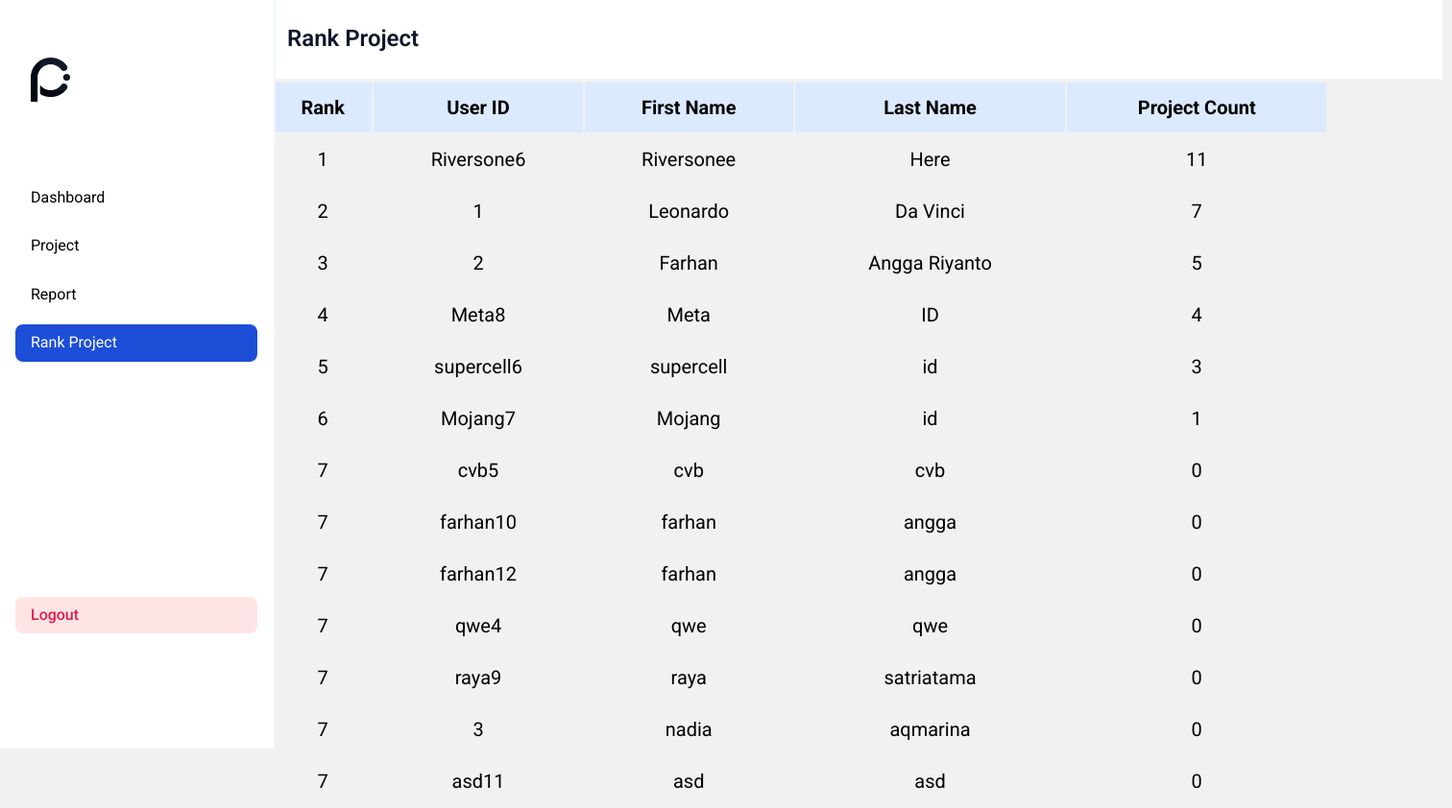
The page /admin/rank_project.php (signed in) on the database its author committed.
### tables this page shows
CREATE TABLE `user` (
  `userId` varchar(255) NOT NULL,
  `firstName` varchar(255) NOT NULL,
  `lastName` varchar(255) NOT NULL,
  `email` varchar(255) NOT NULL,
  `password` varchar(255) NOT NULL,
  `profilePicture` varchar(255) DEFAULT NULL,
  `personalWeb` varchar(255) DEFAULT NULL,
  `instagram` varchar(255) DEFAULT NULL,
  `linkedin` varchar(255) DEFAULT NULL,
  `github` varchar(255) DEFAULT NULL,
  `medium` varchar(255) DEFAULT NULL,
  `x` varchar(255) DEFAULT NULL,
  `about_me` text DEFAULT NULL
);

### admin/rank_project.php (the view, shortened to what this page needs)
<?php
include '../php/connection.php';
$sql = "
SELECT
    u.userId,
    u.firstName,
    u.lastName,
    COUNT(p.projectId) AS projectCount,
    RANK() OVER (ORDER BY COUNT(p.projectId) DESC) AS rank
FROM
    user u
LEFT JOIN
    project p ON u.userId = p.userId
GROUP BY
    u.userId, u.firstName, u.lastName
ORDER BY
    projectCount DESC";
$result = $conn->query($sql);
?>
<!DOCTYPE html>
<html lang="en">
<head>
    <link rel="stylesheet" href="../style/admin-home.css">
    <link rel="stylesheet" href="../style/global.css">
    <link rel="stylesheet" href="../style/style-detail-project.css">
</head>
<body>
<div class="content">
    <div class="side-bar">
        <div class="content-side-bar-head">
            <div class="img-casepose"></div>
        </div>
        <div class="side-bar-navigation">
            <a href="home.php">
                <div class="list-navigation ">
                    Dashboard
                </div>
            </a>
            <a href="project.php">
                <div class="list-navigation ">
                    Project
                </div>
            </a>
            <a href="report.php">
                <div class="list-navigation">
                    Report
                </div>
            </a>
            <a href="rank_project.php">
                <div class="list-navigation active">
                    Rank Project
                </div>
            </a>
        </div>
        <a href="../php/admin/log-out-admin.php">
            <div class="list-logout">
                <label for="">Logout</label>
            </div>
        </a>
    </div>
    <div class="main-content">
        <div class="main-content-head">
            <label for="">Rank Project</label>
        </div>
        <table>
            <thead>
                <tr>
                    <th>Rank</th>
                    <th>User ID</th>
                    <th>First Name</th>
                    <th>Last Name</th>
                    <th>Project Count</th>
                </tr>
            </thead>
            <tbody>
                <?php
                if ($result->num_rows > 0) {
                    while($row = $result->fetch_assoc()) {
                        echo "<tr>";
                        echo "<td>" . $row["rank"] . "</td>";
                        echo "<td>" . $row["userId"] . "</td>";
                        echo "<td>" . $row["firstName"] . "</td>";
                        echo "<td>" . $row["lastName"] . "</td>";
                        echo "<td>" . $row["projectCount"] . "</td>";
                        echo "</tr>";
                    }
                } else {
                    echo "<tr><td colspan='5'>No results found</td></tr>";
                }
                ?>
            </tbody>
        </table>
    </div>
</div>
</body>
</html>

### style/admin-home.css (style rules this page uses)
* { list-style: none; text-decoration: none; font-family: roboto; }
body { margin: 0 ; }
.side-bar { display: flex; height: 600px; width: 253px; padding: 60px 16px 120px 16px; flex-direction: column; align-items: flex-start; gap: 81px; flex-shrink: 0; position: fixed; border-right: 2px solid var(--tailwind-css-332-slate-100, #F1F5F9); background: var(--tailwind-css-332-white, #FFF); }
.content-side-bar-head { display: flex; padding: 0px 16px; align-items: flex-start; gap: 10px; align-self: stretch; }
.img-casepose { display: flex; width: 40px; background-size: cover; height: 46px; padding-right: 1px; flex-direction: column; justify-content: center; align-items: center; background-image: url(../asset/logo/logo_2.png); }
.side-bar-navigation { display: flex; flex-direction: column; align-items: flex-start; gap: 12px; flex: 1 0 0; align-self: stretch; }
.list-navigation { color: black; width: 220px; display: flex; padding: 8px 16px; align-items: center; gap: 16px; align-self: stretch; border-radius: 8px; background: var(--tailwind-css-332-white, #FFF); text-align: justify; font-family: Roboto; font-size: 16px; font-style: normal; font-weight: 400; line-height: 140% }
.active { background-color: #1D4ED8; color: white; }
.content { display: flex; width: 100%; background-color: rgb(241, 241, 241); }
.main-content { margin-left: 283px; min-height: 800px; }
.main-content-head { width: 1187px; padding: 24px 16px; align-items: center; gap: 16px; border-bottom: 2px solid var(--tailwind-css-332-slate-100, #F1F5F9); background: var(--tailwind-css-332-white, #FFF); }
.main-content-head label { color: var(--tailwind-css-332-slate-900, #0F172A); text-align: justify; font-family: Roboto; font-size: 24px; font-style: normal; font-weight: 600; line-height: 140%; }
table { width: 1100px; text-align: justify; font-family: Roboto; font-size: 20px; font-style: normal; line-height: 50px; }
thead { border: 1px solid var(--tailwind-css-332-slate-100, #F1F5F9); background: var(--tailwind-css-332-blue-100, #DBEAFE); text-align: center; }
tr { text-align: center; }
.list-logout { display: flex; padding: 8px 16px; align-items: center; gap: 16px; align-self: stretch; width: 220px; border-radius: 8px; background: var(--tailwind-css-332-rose-100, #FFE4E6); }
.list-logout label { color: var(--tailwind-css-332-rose-600, #E11D48); text-align: justify; font-family: Roboto; font-size: 16px; font-style: normal; font-weight: 500; line-height: 140%; }

### style/style-detail-project.css (style rules this page uses)
body { margin: 0; }

### rows shown on the page
user: rank "1", userId "Riversone6", firstName "Riversonee", lastName "Here", projectCount "11"
user: rank "2", userId "1", firstName "Leonardo", lastName "Da Vinci", projectCount "7"
user: rank "3", userId "2", firstName "Farhan", lastName "Angga Riyanto", projectCount "5"
user: rank "4", userId "Meta8", firstName "Meta", lastName "ID", projectCount "4"
user: rank "5", userId "supercell6", firstName "supercell", lastName "id", projectCount "3"
user: rank "6", userId "Mojang7", firstName "Mojang", lastName "id", projectCount "1"
user: rank "7", userId "cvb5", firstName "cvb", lastName "cvb", projectCount "0"
user: rank "7", userId "farhan10", firstName "farhan", lastName "angga", projectCount "0"
user: rank "7", userId "farhan12", firstName "farhan", lastName "angga", projectCount "0"
user: rank "7", userId "qwe4", firstName "qwe", lastName "qwe", projectCount "0"
user: rank "7", userId "raya9", firstName "raya", lastName "satriatama", projectCount "0"
user: rank "7", userId "3", firstName "nadia", lastName "aqmarina", projectCount "0"
user: rank "7", userId "asd11", firstName "asd", lastName "asd", projectCount "0"
